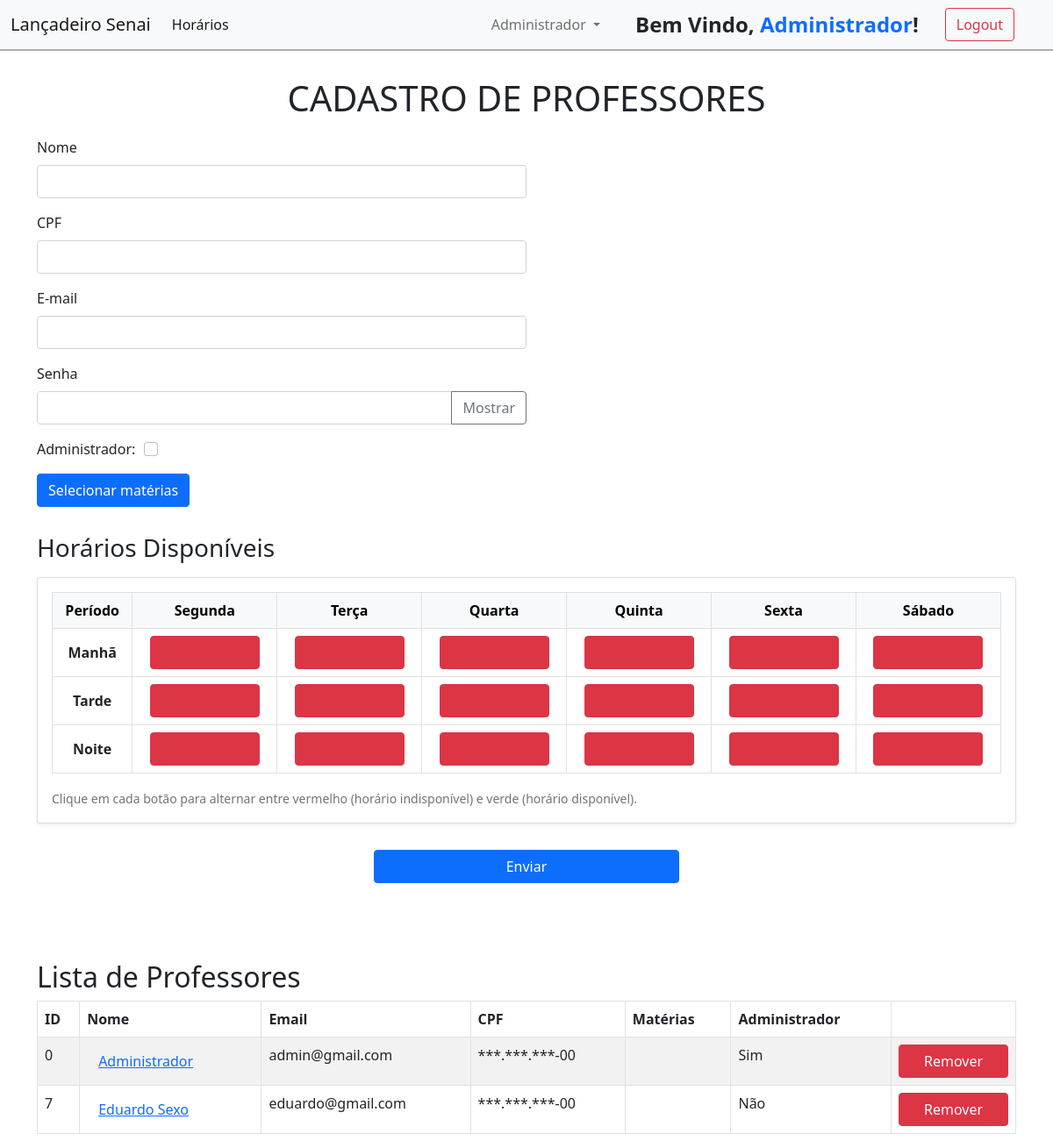
The app's page /pages/adm_professores.php (signed in), older data.
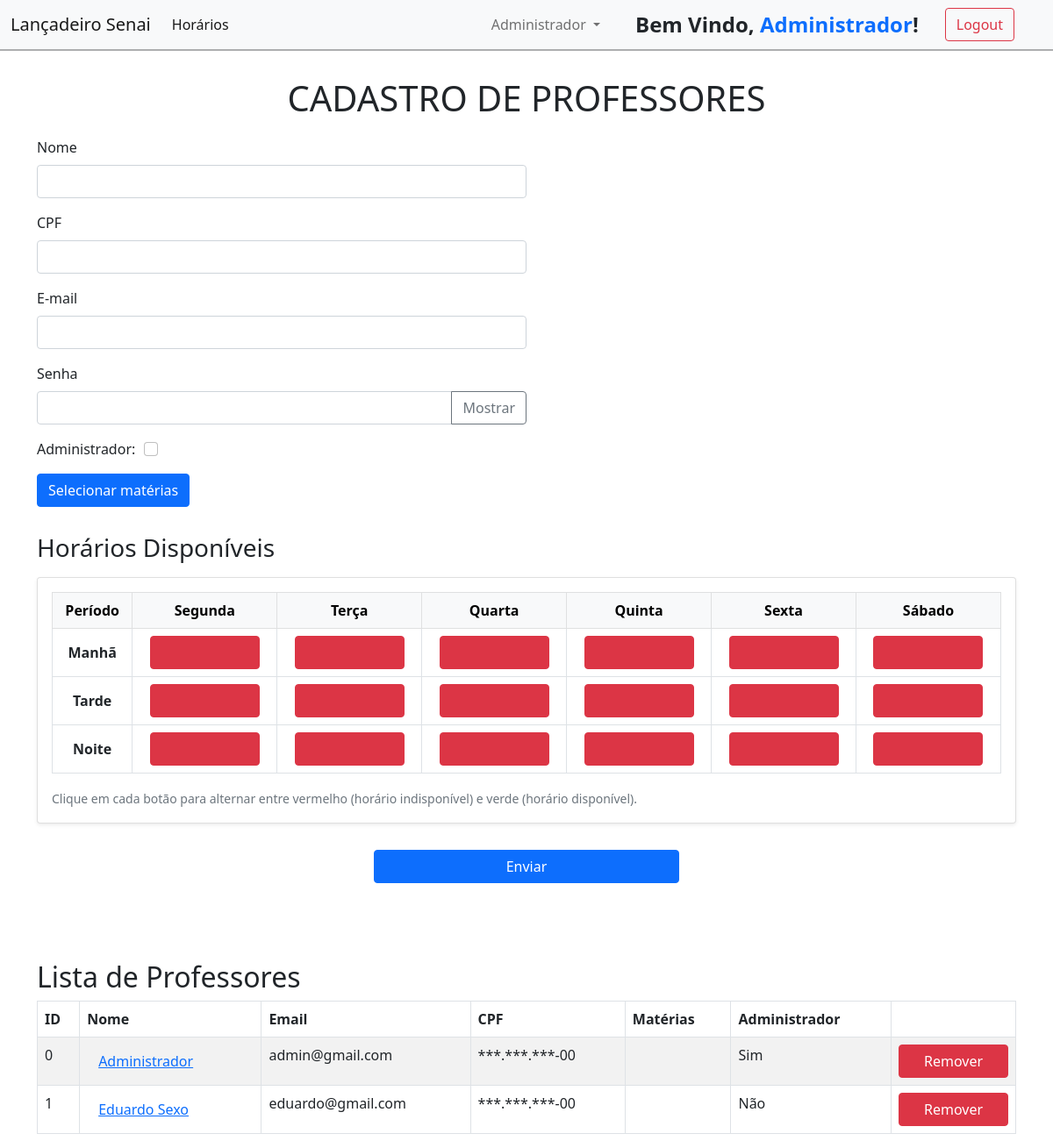
The same page, newer data.
### tables this page shows
CREATE TABLE IF NOT EXISTS `professores` (
  `id_professor` int NOT NULL AUTO_INCREMENT,
  `nome_professor` varchar(100) NOT NULL,
  `email` varchar(100) NOT NULL,
  `senha` varchar(100) NOT NULL,
  `admin` tinyint(1) NOT NULL,
  `cpf` varchar(100) NOT NULL,
  `horarios` varchar(100) NOT NULL,
  `materias` varchar(1000) NOT NULL,
  PRIMARY KEY (`id_professor`)
);

### pages/adm_professores.php (the view, shortened to what this page needs)
<!DOCTYPE html>
<html lang="pt-br">
<head>
    <link rel="stylesheet" href="../bootstrap-styles/bootstrap.css" />
</head>
<body>
    <?php include '../components/navbar.php'; ?>
    <form action="../methods/post_professores.php" method="POST">
        <div class="container mt-4">
            <h1 style="margin-bottom: 20px; text-align: center;">CADASTRO DE PROFESSORES</h1>
            <div class="mb-3">
                <label id="nome" for="exampleInputEmail1" class="label-adictional-style form-label">Nome</label>
                <input class="form-control" name="nome_professor" aria-describedby="emailHelp" />
            </div>
            <div class="mb-3">
                <label id="cpf" for="exampleInputPassword1" class="label-adictional-style form-label">CPF</label>
                <input name="cpf" id="cpf" type="text" class="form-control" maxlength="11" oninput="mascara(this)" />
            </div>
            <div class="mb-3">
                <label id="email" for="exampleInputPassword1" class="label-adictional-style form-label">E-mail</label>
                <input name="email" type="email" class="form-control" />
            </div>
            <div class="mb-3">
                <label id="senha" for="exampleInputPassword1" class="label-adictional-style form-label">Senha</label>
                <div class="input-group">
                    <input style="position: static !important;" name="senha" type="password" class="form-control"
                        id="senhaInput" />
                    <button type="button" class="btn btn-outline-secondary" id="toggleSenha" tabindex="-1">
                        Mostrar
                    </button>
                </div>
            </div>
            <div id="adm-div" class="mb-3">
                <label id="admin" for="exampleInputPassword1" class="label-adictional-style form-label">Administrador: </label>
                <input onclick="toggleValue()" class="form-check-input" type="checkbox" name="admin" id="adminSim" value="0"></input>
            </div>
            <button type="button" class="btn btn-primary" data-bs-toggle="modal" data-bs-target="#materiasModal">
                Selecionar matérias
            </button>
        </div>
        <div class="container">
            <div style="margin-top: 30px;" class="d-flex justify-content-between align-items-center mb-3">
                <h3 class="m-0" style="font-size: 1.75rem; font-weight: 500;">Horários Disponíveis</h3>
            </div>
            <div class="card shadow-sm">
                <div class="card-body">
                    <div class="table-responsive">
                        <table class="table table-bordered table-fixed align-middle">
                            <thead class="table-light">
                                <tr>
                                    <th class="text-center">Período</th>
                                    <th class="text-center">Segunda</th>
                                    <th class="text-center">Terça</th>
                                    <th class="text-center">Quarta</th>
                                    <th class="text-center">Quinta</th>
                                    <th class="text-center">Sexta</th>
                                    <th class="text-center">Sábado</th>
                                </tr>
                            </thead>
                            <tbody name="horarios">
                                <tr>
                                    <td style="text-align: center;" class="td-center"><strong>Manhã</strong></td>
                                    <td id="segunda-manha" class="td-content" class="td-center"><input type="button"
                                            class="btn toggle-btn btn-danger" data-day="segunda" data-period="manha"
                                            aria-pressed="false"></input></td>
                                    <td id="terca-manha" class="td-content" class="td-center"><input type="button"
                                            class="btn toggle-btn btn-danger" data-day="terca" data-period="manha"
                                            aria-pressed="false"></input></td>
                                    <td id="quarta-manha" class="td-content" class="td-center"><input type="button"
                                            class="btn toggle-btn btn-danger" data-day="quarta" data-period="manha"
                                            aria-pressed="false"></input></td>
                                    <td id="quinta-manha" class="td-content" class="td-center"><input type="button"
                                            class="btn toggle-btn btn-danger" data-day="quinta" data-period="manha"
                                            aria-pressed="false"></input></td>
                                    <td id="sexta-manha" class="td-content" class="td-center"><input type="button"
                                            class="btn toggle-btn btn-danger" data-day="sexta" data-period="manha"
                                            aria-pressed="false"></input></td>
                                    <td id="sabado-manha" class="td-content" class="td-center"><input type="button"
                                            class="btn toggle-btn btn-danger" data-day="sabado" data-period="manha"
                                            aria-pressed="false"></input></td>
                                </tr>
                                <tr>
                                    <td style="text-align: center;" class="td-center"><strong>Tarde</strong></td>
                                    <td id="segunda-tarde" class="td-content" class="td-center"><input type="button"
                                            class="btn toggle-btn btn-danger" data-day="segunda" data-period="tarde"
                                            aria-pressed="false"></input></td>
                                    <td id="terca-tarde" class="td-content" class="td-center"><input type="button"
                                            class="btn toggle-btn btn-danger" data-day="terca" data-period="tarde"
                                            aria-pressed="false"></input></td>
                                    <td id="quarta-tarde" class="td-content" class="td-center"><input type="button"
                                            class="btn toggle-btn btn-danger" data-day="quarta" data-period="tarde"
                                            aria-pressed="false"></input></td>
                                    <td id="quinta-tarde" class="td-content" class="td-center"><input type="button"
                                            class="btn toggle-btn btn-danger" data-day="quinta" data-period="tarde"
                                            aria-pressed="false"></input></td>
                                    <td id="sexta-tarde" class="td-content" class="td-center"><input type="button"
                                            class="btn toggle-btn btn-danger" data-day="sexta" data-period="tarde"
                                            aria-pressed="false"></input></td>
                                    <td id="sabado-tarde" class="td-content" class="td-center"><input type="button"
                                            class="btn toggle-btn btn-danger" data-day="sabado" data-period="tarde"
                                            aria-pressed="false"></input></td>
                                </tr>
                                <tr>
                                    <td style="text-align: center;" class="td-center"><strong>Noite</strong></td>
                                    <td id="segunda-noite" class="td-content" class="td-center"><input type="button"
                                            class="btn toggle-btn btn-danger" data-day="segunda" data-period="noite"
                                            aria-pressed="false"></input></td>
                                    <td id="terca-noite" class="td-content" class="td-center"><input type="button"
                                            class="btn toggle-btn btn-danger" data-day="terca" data-period="noite"
                                            aria-pressed="false"></input></td>
                                    <td id="quarta-noite" class="td-content" class="td-center"><input type="button"
                                            class="btn toggle-btn btn-danger" data-day="quarta" data-period="noite"
                                            aria-pressed="false"></input></td>
                                    <td id="quinta-noite" class="td-content" class="td-center"><input type="button"
                                            class="btn toggle-btn btn-danger" data-day="quinta" data-period="noite"
                                            aria-pressed="false"></input></td>
                                    <td id="sexta-noite" class="td-content" class="td-center"><input type="button"
                                            class="btn toggle-btn btn-danger" data-day="sexta" data-period="noite"
                                            aria-pressed="false"></input></td>
                                    <td id="sabado-noite" class="td-content" class="td-center"><input type="button"
                                            class="btn toggle-btn btn-danger" data-day="sabado" data-period="noite"
                                            aria-pressed="false"></input></td>
                                </tr>
                            </tbody>
                        </table>
                    </div>
                    <small class="text-muted">Clique em cada botão para alternar entre vermelho (horário indisponível) e
                        verde
                        (horário disponível).</small>
                </div>
            </div>
        </div>
        <button type="submit" class="btn btn-primary" style="margin-top: 30px; width: 30%;">Enviar</button>
    </form>
</body>
</html>
<?php
include "../connection.php";
$sql = "SELECT
            p.id_professor,
            p.nome_professor,
            p.email,
            p.admin,
            p.cpf,
            GROUP_CONCAT(m.nome_materia SEPARATOR ', ') AS materias
        FROM professores p
        LEFT JOIN professor_materia pm ON p.id_professor = pm.id_professor
        LEFT JOIN materias m ON pm.id_materia = m.id_materia
        GROUP BY p.id_professor";
$result = $connection->query($sql);
function mascararCPF($cpf) {
    $cpf = preg_replace('/\D/', '', $cpf);
    if (strlen($cpf) === 11) {
        return "***.***.***-" . substr($cpf, -2);
    } else {
        return "CPF inválido";
    }
}
if ($result->num_rows > 0) {
    echo '<div class="container mt-4">';
    echo '<h2>Lista de Professores</h2>';
    echo '<table class="table table-striped table-hover table-bordered">';
    echo '<thead><tr>
            <th>ID</th>
            <th>Nome</th>
            <th>Email</th>
            <th>CPF</th>
            <th>Matérias</th>
            <th>Administrador</th>
            <th style="width: 0 !important"></th>
          </tr></thead><tbody>';
    while ($row = $result->fetch_assoc()) {
        $cpf_mascarado = mascararCPF($row['cpf']);
        echo "<tr>";
        echo "<td>{$row['id_professor']}</td>";
        echo "<td><a onclick='openModal(\"{$row['nome_professor']}\", \"{$row['email']}\", \"{$cpf_mascarado}\")' class='btn btn-link'>{$row['nome_professor']}</a></td>";
        echo "<td>{$row['email']}</td>";
        echo "<td>{$cpf_mascarado}</td>";
        echo "<td>{$row['materias']}</td>";
        if ($row['admin'] == 1) {
            echo "<td>Sim</td>";
        } else {
            echo "<td>Não</td>";
        }
        echo '<td><a href="../methods/delete_professores.php?id_professor=' . $row["id_professor"] . '" class="btn btn-danger" onclick="return confirm(\'Tem certeza que deseja remover este usuário?\')">Remover</a></td>';
        echo "</tr>";
    }
    echo '</tbody></table></div>';
} else {
    echo '<div class="container mt-4"><div class="alert alert-warning">Nenhum professor cadastrado.</div></div>';
}
?>

### components/navbar.php (shortened to what this page needs)
<?php
echo '
    <nav style="margin: 0; border-bottom: solid #0000004d 2px; position: fixed; width: 100vw;" class="navbar navbar-expand-lg navbar-light bg-light">
        <div class="container-fluid">
        <a class="navbar-brand" href="./home.php">Lançadeiro Senai</a>
        <button class="navbar-toggler" type="button" data-bs-toggle="collapse" data-bs-target="#navbarSupportedContent" aria-controls="navbarSupportedContent" aria-expanded="false" aria-label="Toggle navigation">
            <span class="navbar-toggler-icon"></span>
        </button>
        <div class="collapse navbar-collapse" id="navbarSupportedContent">
            <ul class="navbar-nav me-auto mb-2 mb-lg-0" style="width: -webkit-fill-available; justify-content: space-between; margin: 0;">
            <li class="nav-item">
                <a class="nav-link active" aria-current="page" href="#">Horários</a>
            </li>
';
if (isset($_SESSION['admin']) && $_SESSION['admin'] == 1) {
    echo '
        <li class="nav-item dropdown">
            <a class="nav-link dropdown-toggle" href="#" id="navbarDropdown" role="button" data-bs-toggle="dropdown" aria-expanded="false">
            Administrador
            </a>
            <ul class="dropdown-menu" aria-labelledby="navbarDropdown">
            <li><a class="dropdown-item" href="./adm_professores.php">Professores</a></li>
            <li><a class="dropdown-item" href="./adm_materias.php">Disciplinas</a></li>
            <li>
                <hr class="dropdown-divider">
            </li>
            <li>
                <a class="dropdown-item" href="#">Horários</a>
            </li>
            </ul>
        </li>
        </ul>
        </div>';
}
echo '<ul class="d-flex" style="margin: 0;">';
if (isset($_SESSION['id_professor'])) {
    echo '<p style="margin: 0; font-weight: 600; font-size: 1.5rem;">Bem Vindo, <spam style="color: #0d6efd;">' . $_SESSION['nome_professor'] . '</spam>!</p>';
    echo '<a style="margin-right: 32px;" href="../methods/logout.php" class="btn btn-outline-danger">Logout</a>';
} else {
    echo '<a style="margin-right: 32px;" href="../index.php" class="btn btn-outline-success">Login</a>';
}
echo '</ul>';
echo '
    </div>
    </nav>
';
?>

### pages/adm_professores.php (style rules this page uses)
.mt-4 { margin-top: 5.5rem !important; }
.mb-3 { width: 50%; }
form { display: flex; justify-content: center; flex-direction: column; align-items: center; padding: 0 20px; }
.btn-danger { align-self: center; height: max-content; width: 125px; }
.td-content { text-align: center; }
.card { position: static !important; }
#adm-div { display: flex; align-items: center; gap: 10px; }
#adm-div .form-label { margin: 0; }
.form-check-input { margin: 0; margin-right: 5px; }
.d-flex { display: flex !important; align-items: center; gap: 30px; }

Row changes from the older to the newer data that the page shows:
removed professores: id_professor "7", nome_professor "Eduardo Sexo", email "eduardo@gmail.com", cpf "***.***.***-00", admin "Não"
added professores: id_professor "1", nome_professor "Eduardo Sexo", email "eduardo@gmail.com", cpf "***.***.***-00", admin "Não"
